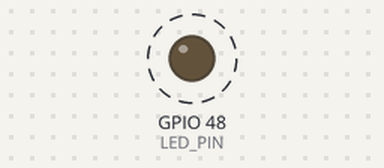
A sketch run on a simulated ESP32-S3. On the bench: output pins drawn as LEDs (lit = HIGH). Dashed ring = blinking. I2S audio is not simulated (input reads silence); storage starts empty; what the sketch prints to the serial monitor is not drawn. At 64.6 s the program puts the board to deep sleep or switches it off; the recording ends there.

Above: at 0.2 s.
Timing chart, 0 to 3.0 s (numbered marks = the images above):
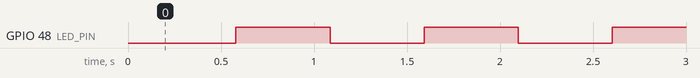

The sketch:

Audiobird.ino
```cpp
// (licence header left out)
#include <Arduino.h>
#include <driver/i2s.h>
#include <SD.h>
#include <SPI.h>
#include "esp_sleep.h"

/* ---------------- 引脚定义 (ESP32-S3, 避开 strapping 引脚) ---------------- */
#define I2S_BCK_PIN   4    // INMP441 SCK
#define I2S_WS_PIN    5    // INMP441 WS
#define I2S_DIN_PIN   6    // INMP441 SD
#define SD_SCK_PIN    12
#define SD_MISO_PIN   13
#define SD_MOSI_PIN   11
#define SD_CS_PIN     10
#define LED_PIN       48   // 多数 S3 开发板载 LED; 若你的板子没有, 改为 -1 关闭

/* ---------------- 默认配置 ---------------- */
#define DEFAULT_SAMPLE_RATE  32000   // 鸟鸣主要能量 < 12kHz, 32kHz 足够且省空间
#define DEFAULT_RECORD_SEC   60
#define DEFAULT_SLEEP_SEC    300     // 每 5 分钟录制 1 分钟
#define DEFAULT_GAIN         4       // 数字增益倍数

struct Config {
  uint32_t sampleRate = DEFAULT_SAMPLE_RATE;
  uint32_t recordSec  = DEFAULT_RECORD_SEC;
  uint32_t sleepSec   = DEFAULT_SLEEP_SEC;
  uint32_t gain       = DEFAULT_GAIN;
};

/* deep sleep 后保持: 文件序号与唤醒计数 */
RTC_DATA_ATTR uint32_t g_fileIndex = 0;
RTC_DATA_ATTR uint32_t g_bootCount = 0;

Config g_cfg;

/* ---------------- WAV 文件头 (44 字节, 逐字段写入避免结构体对齐问题) ---------------- */
void writeWavHeader(File &f, uint32_t sampleRate, uint32_t dataBytes) {
  uint32_t byteRate  = sampleRate * 2;   // 单声道 16-bit
  uint32_t chunkSize = 36 + dataBytes;
  uint32_t fmtSize   = 16;
  uint16_t audioFormat = 1, channels = 1, blockAlign = 2, bits = 16;
  f.write((const uint8_t *)"RIFF", 4);
  f.write((uint8_t *)&chunkSize, 4);
  f.write((const uint8_t *)"WAVE", 4);
  f.write((const uint8_t *)"fmt ", 4);
  f.write((uint8_t *)&fmtSize, 4);
  f.write((uint8_t *)&audioFormat, 2);
  f.write((uint8_t *)&channels, 2);
  f.write((uint8_t *)&sampleRate, 4);
  f.write((uint8_t *)&byteRate, 4);
  f.write((uint8_t *)&blockAlign, 2);
  f.write((uint8_t *)&bits, 2);
  f.write((const uint8_t *)"data", 4);
  f.write((uint8_t *)&dataBytes, 4);
}

/* ---------------- 读取 SD 卡上的 CONFIG.TXT ----------------
 * 格式示例:
 *   SAMPLE_RATE=32000
 *   RECORD_SECONDS=60
 *   SLEEP_SECONDS=300
 *   GAIN=4
 */
void loadConfig() {
  File f = SD.open("/CONFIG.TXT", FILE_READ);
  if (!f) { Serial.println("[CFG] 无 CONFIG.TXT, 使用默认配置"); return; }
  Serial.println("[CFG] 读取 CONFIG.TXT");
  while (f.available()) {
    String line = f.readStringUntil('\n');
    line.trim();
    if (line.length() == 0 || line.startsWith("#")) continue;
    int eq = line.indexOf('=');
    if (eq < 0) continue;
    String key = line.substring(0, eq); key.trim(); key.toUpperCase();
    String val = line.substring(eq + 1); val.trim();
    if (key == "SAMPLE_RATE")         g_cfg.sampleRate = val.toInt();
    else if (key == "RECORD_SECONDS") g_cfg.recordSec  = val.toInt();
    else if (key == "SLEEP_SECONDS")  g_cfg.sleepSec   = val.toInt();
    else if (key == "GAIN")           g_cfg.gain       = val.toInt();
  }
  f.close();
  if (g_cfg.sampleRate < 8000)  g_cfg.sampleRate = 8000;    // INMP441 有效下限
  if (g_cfg.sampleRate > 48000) g_cfg.sampleRate = 48000;   // I2S 稳定上限
  if (g_cfg.recordSec == 0) g_cfg.recordSec = DEFAULT_RECORD_SEC;
  if (g_cfg.gain == 0)      g_cfg.gain = 1;
  if (g_cfg.gain > 32)      g_cfg.gain = 32;
}

/* ---------------- I2S 麦克风初始化 ---------------- */
bool initMicrophone() {
  i2s_config_t cfg = {
    .mode = (i2s_mode_t)(I2S_MODE_MASTER | I2S_MODE_RX),
    .sample_rate = (int)g_cfg.sampleRate,
    .bits_per_sample = I2S_BITS_PER_SAMPLE_32BIT,  // INMP441 输出 24-bit, 用 32-bit 槽接收
    .channel_format = I2S_CHANNEL_FMT_ONLY_LEFT,   // INMP441 的 L/R 引脚接 GND = 左声道
    .communication_format = I2S_COMM_FORMAT_STAND_I2S,
    .intr_alloc_flags = ESP_INTR_FLAG_LEVEL1,
    .dma_buf_count = 8,
    .dma_buf_len = 1024,
    .use_apll = false,
    .tx_desc_auto_clear = false,
    .fixed_mclk = 0
  };
  i2s_pin_config_t pins = {
    .bck_io_num = I2S_BCK_PIN,
    .ws_io_num = I2S_WS_PIN,
    .data_out_num = I2S_PIN_NO_CHANGE,
    .data_in_num = I2S_DIN_PIN
  };
  if (i2s_driver_install(I2S_NUM_0, &cfg, 0, NULL) != ESP_OK) return false;
  if (i2s_set_pin(I2S_NUM_0, &pins) != ESP_OK) return false;
  return true;
}

/* ---------------- 录制并保存 WAV ---------------- */
bool recordToWav(const char *path) {
  File f = SD.open(path, FILE_WRITE);
  if (!f) { Serial.println("[REC] 无法创建文件"); return false; }
  writeWavHeader(f, g_cfg.sampleRate, 0);  // 先占位, 录完再回填真实长度

  const size_t N = 1024;
  int32_t raw[N];
  int16_t pcm[N];
  size_t bytesRead = 0;
  uint32_t totalSamples = g_cfg.sampleRate * g_cfg.recordSec;
  uint32_t written = 0;
  uint32_t lastBlink = 0;
  bool ledState = false;

  Serial.printf("[REC] 开始录制 %s, %u Hz, %u 秒\n", path, g_cfg.sampleRate, g_cfg.recordSec);
  while (written < totalSamples) {
    size_t toRead = N;
    if (written + toRead > totalSamples) toRead = totalSamples - written;
    if (i2s_read(I2S_NUM_0, raw, toRead * sizeof(int32_t), &bytesRead, portMAX_DELAY) != ESP_OK) break;
    size_t n = bytesRead / sizeof(int32_t);
    for (size_t i = 0; i < n; i++) {
      // INMP441 数据为 24-bit 左对齐: 取高 16 位, 乘数字增益并限幅
      int32_t s = (raw[i] >> 16) * (int32_t)g_cfg.gain;
      if (s > 32767) s = 32767;
      if (s < -32768) s = -32768;
      pcm[i] = (int16_t)s;
    }
    f.write((uint8_t *)pcm, n * sizeof(int16_t));
    written += n;
    if (LED_PIN >= 0 && millis() - lastBlink > 500) {  // 录音中 LED 闪烁
      lastBlink = millis(); ledState = !ledState;
      digitalWrite(LED_PIN, ledState);
    }
  }
  f.seek(0);  // 回填 WAV 头中的数据长度
  writeWavHeader(f, g_cfg.sampleRate, written * sizeof(int16_t));
  f.close();
  i2s_driver_uninstall(I2S_NUM_0);
  if (LED_PIN >= 0) digitalWrite(LED_PIN, LOW);
  Serial.printf("[REC] 完成, 共 %u 个采样点\n", written);
  return written > 0;
}

void goSleep(uint32_t sec) {
  Serial.printf("[PWR] 进入 deep sleep %u 秒...\n", sec);
  Serial.flush();
  esp_sleep_enable_timer_wakeup((uint64_t)sec * 1000000ULL);
  esp_deep_sleep_start();
}

void blinkError() {
  if (LED_PIN < 0) return;
  for (int i = 0; i < 6; i++) {
    digitalWrite(LED_PIN, HIGH); delay(150);
    digitalWrite(LED_PIN, LOW);  delay(150);
  }
}

/* ---------------- 断电续写: 从卡上已有最大序号继续 ----------------
 * g_fileIndex 只存在 RTC 内存, 断电 / 换电池 / 复位后会清零。
 * 启动时扫描卡上 ABIRD_XXXX.WAV, 从最大序号 +1 继续, 避免重名破坏旧录音。
 * 须在 SD.begin 成功后调用。
 */
void resolveFileIndex() {
  File root = SD.open("/");
  if (!root) return;
  uint32_t maxIdx = 0;
  bool found = false;
  while (true) {
    File entry = root.openNextFile();
    if (!entry) break;
    if (!entry.isDirectory()) {
      String name = String(entry.name());
      int slash = name.lastIndexOf('/');  // ESP32 上 name() 可能带 "/" 前缀, 先取 basename
      if (slash >= 0) name = name.substring(slash + 1);
      if (name.startsWith("ABIRD_") && (name.endsWith(".WAV") || name.endsWith(".wav"))) {
        uint32_t idx = (uint32_t)name.substring(6, 10).toInt();
        if (!found || idx > maxIdx) { maxIdx = idx; found = true; }
      }
    }
    entry.close();
  }
  root.close();
  if (found) g_fileIndex = (maxIdx + 1) % 10000;
  Serial.printf("[SD] 续写序号: %u\n", g_fileIndex);
}

void setup() {
  Serial.begin(115200);
  delay(500);
  Serial.println("\n==== Audiobird v0.1 ====");
  Serial.printf("本次为第 %u 次唤醒\n", g_bootCount++);
  if (LED_PIN >= 0) pinMode(LED_PIN, OUTPUT);

  SPI.begin(SD_SCK_PIN, SD_MISO_PIN, SD_MOSI_PIN, SD_CS_PIN);
  if (!SD.begin(SD_CS_PIN, SPI, 4000000)) {
    Serial.println("[SD] 初始化失败! 检查接线与卡格式 (需 FAT32)");
    blinkError();
    goSleep(60);  // 1 分钟后重试
  }
  Serial.println("[SD] 初始化成功");

  resolveFileIndex();  // 断电后从卡上最大序号继续, 避免重名

  loadConfig();
  Serial.printf("[CFG] 采样率=%uHz 录制=%u秒 休眠=%u秒 增益=%u\n",
                g_cfg.sampleRate, g_cfg.recordSec, g_cfg.sleepSec, g_cfg.gain);

  if (!initMicrophone()) {
    Serial.println("[I2S] 麦克风初始化失败!");
    blinkError();
    goSleep(60);
  }

  char path[32];
  snprintf(path, sizeof(path), "/ABIRD_%04u.WAV", g_fileIndex % 10000);
  if (recordToWav(path)) g_fileIndex++;

  goSleep(g_cfg.sleepSec);
}

void loop() {
  // 不会执行到: 每次都在 setup() 末尾进入 deep sleep, 唤醒后从 setup() 重新开始
}
```

Measured:
- by itself, GPIO 48 (LED_PIN): alternates HIGH for 0.51 s and LOW for 0.51 s
